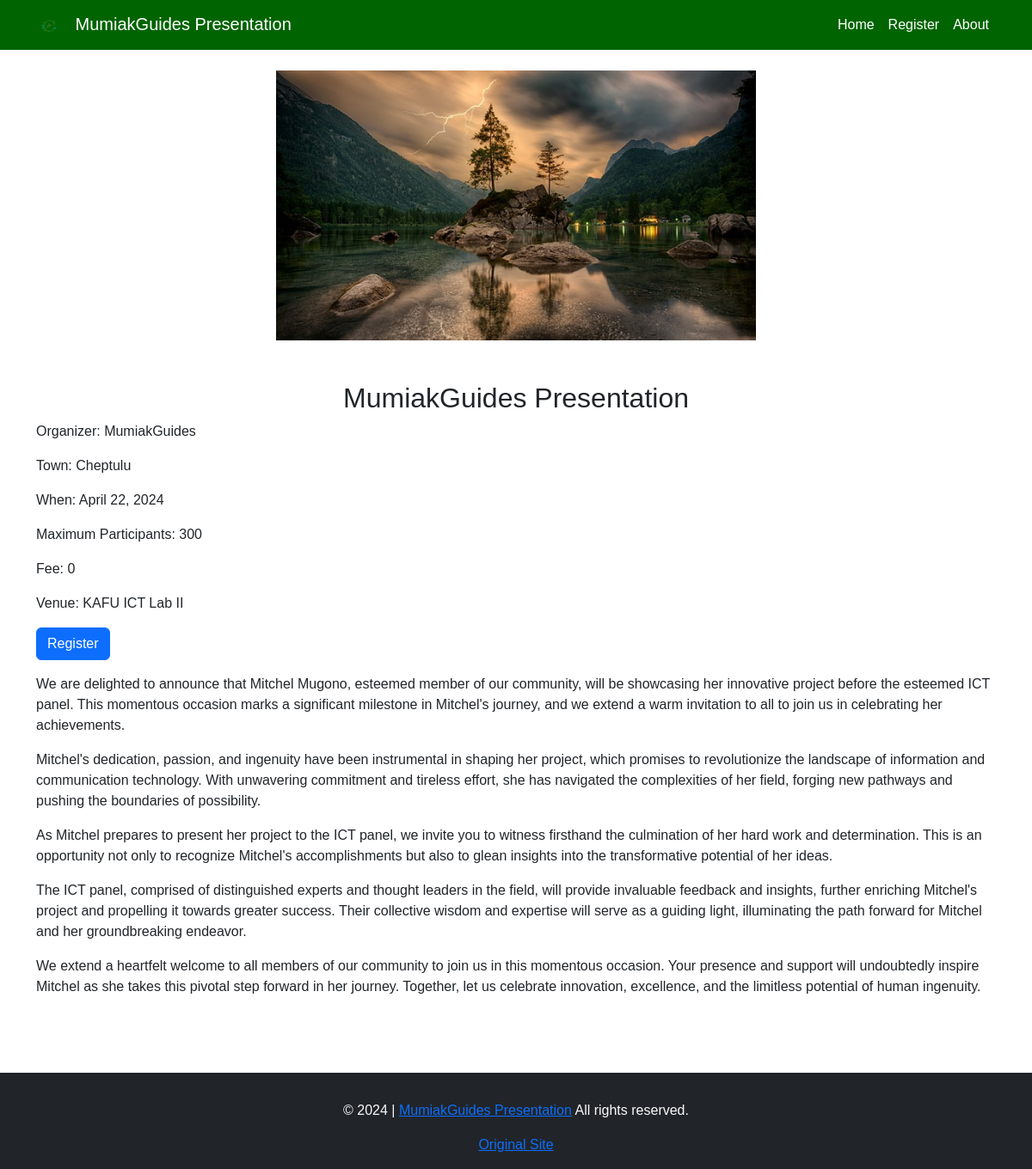
The app's page /events/1/ with its own data.
### listings/models.py (models this page shows, shortened)
class Event(models.Model):
    event_name = models.CharField(max_length=255, unique=True)
    organizer = models.ForeignKey(User, on_delete=models.CASCADE)
    organizer_name = models.CharField(max_length=255, blank=True, null=True)
    event_image = models.ImageField(upload_to="events/")
    event_logo = models.ImageField(null=True, blank=True, upload_to="events/")
    event_description = CKEditor5Field('Event Description', config_name='extends', blank=True, null=True)
    event_date = models.DateField()
    town = models.ForeignKey(Town, on_delete=models.CASCADE)
    venue = models.CharField(max_length=255)
    fee = models.CharField(max_length=10)
    registration_link = models.URLField(max_length=255, null=True, blank=True)
    max_participants = models.PositiveIntegerField()

class Town(models.Model):
    towns = models.CharField(max_length=255)
    def __str__(self):
        return self.towns

### listings/views.py (the view)
# urls.py: path('events/<int:pk>/', event_detail, name='event_detail'),
def event_detail(request, pk):
    event = get_object_or_404(Event, pk=pk)
    return render(request, 'events/event_detail.html', {'event': event})

### listings/templates/events/event_detail.html (shortened to what this page needs)
{% load leaflet_tags %}
<!doctype html>
<html lang="en">
<head>
  <link href="https://cdn.jsdelivr.net/npm/bootstrap@5.3.3/dist/css/bootstrap.min.css" rel="stylesheet"
>
  {% load static %}
  <link rel="stylesheet" href="{% static 'css/style.css' %}">
</head>
<body>
  <nav class="navbar navbar-expand-md navbar-dark">
    <div class="container">
      <a class="navbar-brand" href="{% url 'event_detail' pk=event.pk %}">
        {% if event.event_logo %}
        <img src="{{ event.event_logo }}" alt="{{ event.event_name }} Logo" style="max-width: 30px;">
        {% else %}
        <img src="{% static 'images/alt_logo.png' %}" alt="Alternative logo" style="max-width: 30px;">
        {% endif %}
        {{ event.event_name }}
      </a>
      <div class="collapse navbar-collapse" id="navbarSupportedContent">
        <ul class="navbar-nav ms-auto mb-2 mb-lg-0">
          <li class="nav-item">
            <a class="nav-link" href="{% url 'event_detail' pk=event.pk %}">Home</a>
          </li>
          <li class="nav-item">
            <a class="nav-link" href="#register">Register</a>
          </li>
          <li class="nav-item">
            <a class="nav-link" href="#about">About</a>
          </li>
        </ul>
      </div>
    </div>
  </nav>
  <div class="container">
    {% if event.event_image %}
    <div class="mt-4 d-flex justify-content-center">
      <img src="{{ event.event_image.url }}" alt="Event Image" class="img-fluid w-50 max-height-500">
    </div>
    {% endif %}
    <h2 class="text-center mt-5">{{ event.event_name }}</h2>
    {% if event.organizer_name %}
    <p>Organizer: {{event.organizer_name}}</p>
    {% else %}
    <p>Organizer: MumiakGuides </p>
    {% endif %}
    <p>Town: {{ event.town }}</p>
    <p>When: {{ event.event_date }}</p>
    <p>Maximum Participants: {{ event.max_participants }}</p>
    <p>Fee: {{ event.fee }}</p>
    <p>Venue: {{ event.venue }}</p>
    {% if event.registration_link %}
    <a href="{{ event.registration_link }}" target="_blank" class="btn btn-primary" id="register">Register</a>
    {% endif %}
    <p id="about">{{ event.event_description|safe }}</p>
    <br><br>
  </div>
  <footer class="py-3 bg-dark text-light mt-4" id="contact">
    <div class="container">
      <div class="row d-flex justify-content-between">
        <p class="mt-3 text-center">&copy; 2024 | <a href="{% url 'event_detail' pk=event.pk %}">{{ event.event_name }}</a> All
          rights reserved.</p>
        <a class="text-center" href="{%url 'event_list' %}">Original Site</a>
      </div>
    </div>
  </footer>
</body>
</html>

### static/css/style.css (style rules this page uses)
* { padding: 0; margin: 0; font-family: sans-serif; }

### listings/templates/events/event_detail.html (style rules this page uses)
.navbar { background-color: darkgreen; }
.navbar-brand img { max-width: 30px; margin-right: 10px; }
.navbar-nav .nav-link { color: white; }

### records on screen
Event: event_name "MumiakGuides Presentation", event_image (picture), town "Cheptulu", event_date "April 22, 2024", max_participants "300", fee "0", venue "KAFU ICT Lab II", event_description "We are delighted to announce that Mitchel Mugono, esteemed member of our community, will be showcasing her innovative project before the esteemed ICT panel. This momentous occasion marks a significant milestone in Mitchel's journey, and we extend a warm invitation to all to join us in celebrating her achievements. Mitchel's dedication, passion, and ingenuity have been instrumental in shaping her project, which promises to revolutionize the landscape of information and communication technology. With unwavering commitment and tireless effort, she has navigated the complexities of her field, forging new pathways and pushing the boundaries of possibility. As Mitchel prepares to present her…"
